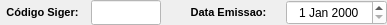
              <widget class="QWidget" name="widget_42" native="true">
               <property name="minimumSize">
                <size>
                 <width>0</width>
                 <height>25</height>
                </size>
               </property>
               <property name="maximumSize">
                <size>
                 <width>16777215</width>
                 <height>25</height>
                </size>
               </property>
               <property name="styleSheet">
                <string notr="true"/>
               </property>
               <layout class="QHBoxLayout" name="horizontalLayout_34">
                <property name="spacing">
                 <number>6</number>
                </property>
                <property name="leftMargin">
                 <number>0</number>
                </property>
                <property name="topMargin">
                 <number>0</number>
                </property>
                <property name="rightMargin">
                 <number>0</number>
                </property>
                <property name="bottomMargin">
                 <number>0</number>
                </property>
                <item>
                 <widget class="QLabel" name="label_3">
                  <property name="sizePolicy">
                   <sizepolicy hsizetype="Minimum" vsizetype="Preferred">
                    <horstretch>0</horstretch>
                    <verstretch>0</verstretch>
                   </sizepolicy>
                  </property>
                  <property name="minimumSize">
                   <size>
                    <width>85</width>
                    <height>0</height>
                   </size>
                  </property>
                  <property name="maximumSize">
                   <size>
                    <width>85</width>
                    <height>16777215</height>
                   </size>
                  </property>
                  <property name="font">
                   <font>
                    <pointsize>8</pointsize>
                    <weight>75</weight>
                    <bold>true</bold>
                   </font>
                  </property>
                  <property name="text">
                   <string>Código Siger:</string>
                  </property>
                  <property name="alignment">
                   <set>Qt::AlignCenter</set>
                  </property>
                 </widget>
                </item>
                <item>
                 <widget class="QLineEdit" name="line_Codigo">
                  <property name="sizePolicy">
                   <sizepolicy hsizetype="Fixed" vsizetype="Preferred">
                    <horstretch>0</horstretch>
                    <verstretch>0</verstretch>
                   </sizepolicy>
                  </property>
                  <property name="minimumSize">
                   <size>
                    <width>70</width>
                    <height>0</height>
                   </size>
                  </property>
                  <property name="maximumSize">
                   <size>
                    <width>70</width>
                    <height>16777215</height>
                   </size>
                  </property>
                  <property name="font">
                   <font>
                    <pointsize>8</pointsize>
                   </font>
                  </property>
                  <property name="styleSheet">
                   <string notr="true">background-color: rgb(255, 255, 255);</string>
                  </property>
                  <property name="inputMask">
                   <string/>
                  </property>
                  <property name="text">
                   <string/>
                  </property>
                  <property name="frame">
                   <bool>true</bool>
                  </property>
                  <property name="echoMode">
                   <enum>QLineEdit::Normal</enum>
                  </property>
                  <property name="alignment">
                   <set>Qt::AlignCenter</set>
                  </property>
                  <property name="dragEnabled">
                   <bool>false</bool>
                  </property>
                  <property name="placeholderText">
                   <string/>
                  </property>
                 </widget>
                </item>
                <item>
                 <widget class="QLabel" name="label_17">
                  <property name="text">
                   <string/>
                  </property>
                 </widget>
                </item>
                <item>
                 <widget class="QLabel" name="label_11">
                  <property name="sizePolicy">
                   <sizepolicy hsizetype="Minimum" vsizetype="Preferred">
                    <horstretch>0</horstretch>
                    <verstretch>0</verstretch>
                   </sizepolicy>
                  </property>
                  <property name="minimumSize">
                   <size>
                    <width>100</width>
                    <height>0</height>
                   </size>
                  </property>
                  <property name="maximumSize">
                   <size>
                    <width>100</width>
                    <height>16777215</height>
                   </size>
                  </property>
                  <property name="font">
                   <font>
                    <pointsize>8</pointsize>
                    <weight>75</weight>
                    <bold>true</bold>
                   </font>
                  </property>
                  <property name="text">
                   <string>Data Emissao: </string>
                  </property>
                  <property name="alignment">
                   <set>Qt::AlignCenter</set>
                  </property>
                 </widget>
                </item>
                <item>
                 <widget class="QDateEdit" name="date_Emissao">
                  <property name="sizePolicy">
                   <sizepolicy hsizetype="Minimum" vsizetype="Preferred">
                    <horstretch>0</horstretch>
                    <verstretch>0</verstretch>
                   </sizepolicy>
                  </property>
                  <property name="minimumSize">
                   <size>
                    <width>101</width>
                    <height>0</height>
                   </size>
                  </property>
                  <property name="maximumSize">
                   <size>
                    <width>101</width>
                    <height>16777215</height>
                   </size>
                  </property>
                  <property name="font">
                   <font>
                    <pointsize>9</pointsize>
                   </font>
                  </property>
                  <property name="styleSheet">
                   <string notr="true">background-color: rgb(255, 255, 255);</string>
                  </property>
                  <property name="alignment">
                   <set>Qt::AlignCenter</set>
                  </property>
                 </widget>
                </item>
               </layout>
              </widget>
